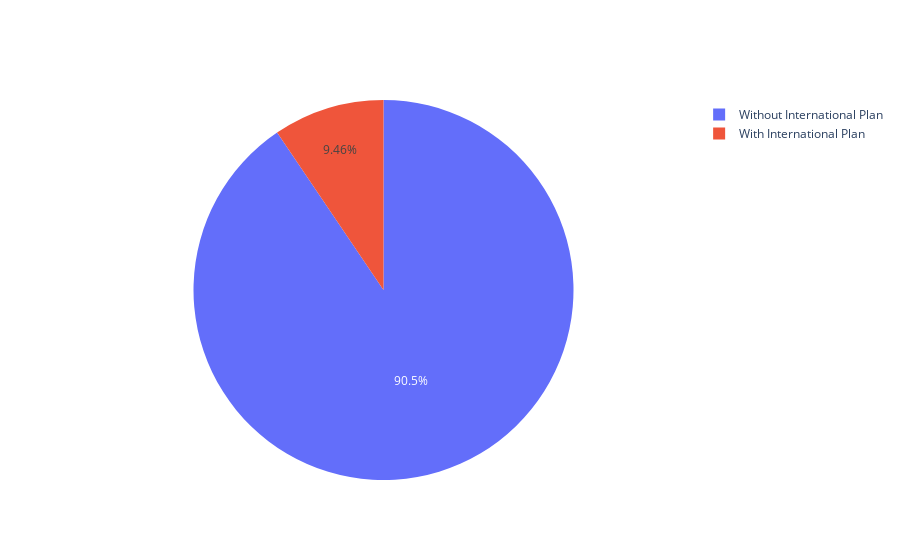

Notebook code cell kept with this figure:
### Code cell
fig2 = go.Figure(data = [go.Pie(labels = ['Without International Plan','With International Plan'],
                              values = telecom_df['international_plan'].value_counts())])
fig2.show()

### Figure 1 — Plotly figure (JSON) as saved in the notebook; plotly's stock layout.template omitted (floating-point values rounded to 4 significant figures)
{"data": [{"labels": ["Without International Plan", "With International Plan"], "type": "pie", "values": [4527, 473]}], "layout": {}}
